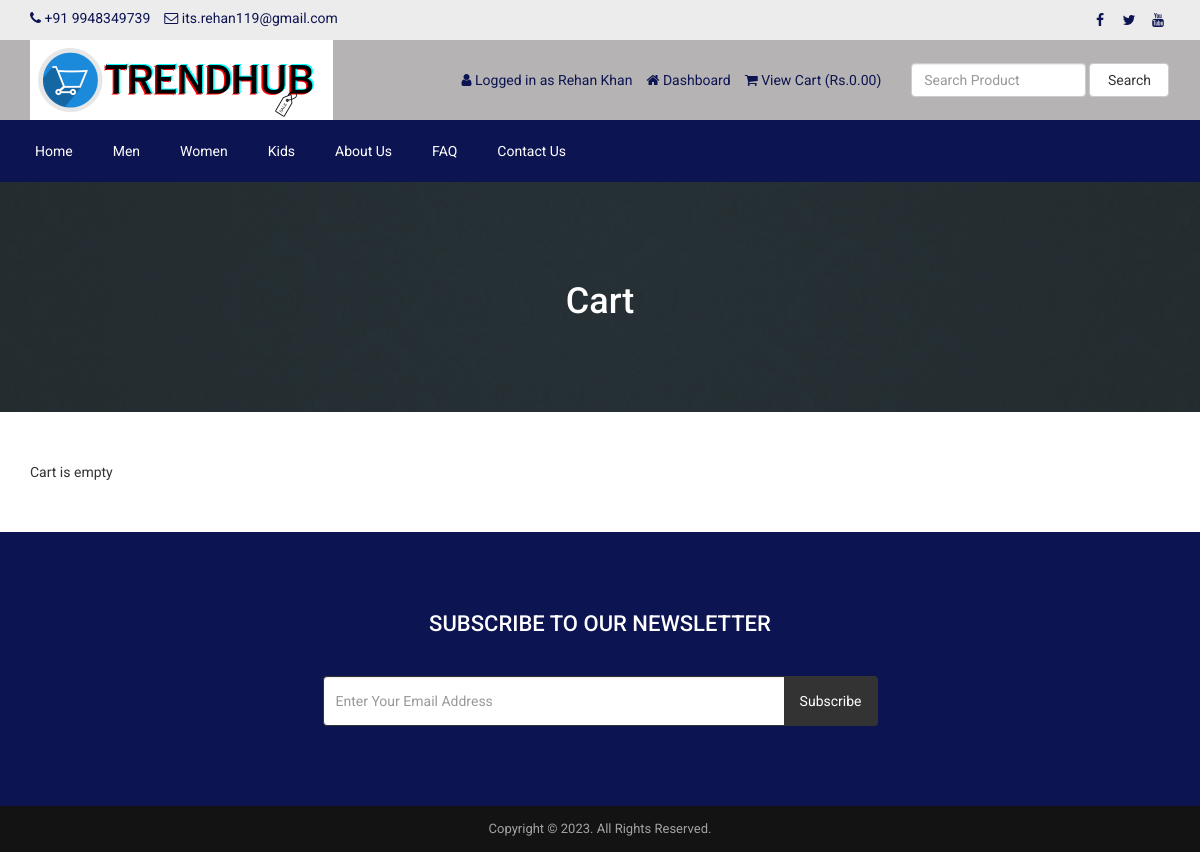
/cart.php (signed in), run on the app's committed database.
### tables this page shows
CREATE TABLE `tbl_settings` (
  `id` int(11) NOT NULL,
  `logo` varchar(255) NOT NULL,
  `favicon` varchar(255) NOT NULL,
  `footer_about` text NOT NULL,
  `footer_copyright` text NOT NULL,
  `contact_address` text NOT NULL,
  `contact_email` varchar(255) NOT NULL,
  `contact_phone` varchar(255) NOT NULL,
  `contact_fax` varchar(255) NOT NULL,
  `contact_map_iframe` text NOT NULL,
  `receive_email` varchar(255) NOT NULL,
  `receive_email_subject` varchar(255) NOT NULL,
  `receive_email_thank_you_message` text NOT NULL,
  `forget_password_message` text NOT NULL,
  `total_recent_post_footer` int(10) NOT NULL,
  `total_popular_post_footer` int(10) NOT NULL,
  `total_recent_post_sidebar` int(11) NOT NULL,
  `total_popular_post_sidebar` int(11) NOT NULL,
  `total_featured_product_home` int(11) NOT NULL,
  `total_latest_product_home` int(11) NOT NULL,
  `total_popular_product_home` int(11) NOT NULL,
  `meta_title_home` text NOT NULL,
  `meta_keyword_home` text NOT NULL,
  `meta_description_home` text NOT NULL,
  `banner_login` varchar(255) NOT NULL,
  `banner_registration` varchar(255) NOT NULL,
  `banner_forget_password` varchar(255) NOT NULL,
  `banner_reset_password` varchar(255) NOT NULL,
  `banner_search` varchar(255) NOT NULL,
  `banner_cart` varchar(255) NOT NULL,
  `banner_checkout` varchar(255) NOT NULL,
  `banner_product_category` varchar(255) NOT NULL,
  `banner_blog` varchar(255) NOT NULL,
  `cta_title` varchar(255) NOT NULL,
  `cta_content` text NOT NULL,
  `cta_read_more_text` varchar(255) NOT NULL,
  `cta_read_more_url` varchar(255) NOT NULL,
  `cta_photo` varchar(255) NOT NULL,
  `featured_product_title` varchar(255) NOT NULL,
  `featured_product_subtitle` varchar(255) NOT NULL,
  `latest_product_title` varchar(255) NOT NULL,
  `latest_product_subtitle` varchar(255) NOT NULL,
  `popular_product_title` varchar(255) NOT NULL,
  `popular_product_subtitle` varchar(255) NOT NULL,
  `testimonial_title` varchar(255) NOT NULL,
  `testimonial_subtitle` varchar(255) NOT NULL,
  `testimonial_photo` varchar(255) NOT NULL,
  `blog_title` varchar(255) NOT NULL,
  `blog_subtitle` varchar(255) NOT NULL,
  `newsletter_text` text NOT NULL,
  `paypal_email` varchar(255) NOT NULL,
  `stripe_public_key` varchar(255) NOT NULL,
  `stripe_secret_key` varchar(255) NOT NULL,
  `bank_detail` text NOT NULL,
  `before_head` text NOT NULL,
  `after_body` text NOT NULL,
  `before_body` text NOT NULL,
  `home_service_on_off` int(11) NOT NULL,
  `home_welcome_on_off` int(11) NOT NULL,
  `home_featured_product_on_off` int(11) NOT NULL,
  `home_latest_product_on_off` int(11) NOT NULL,
  `home_popular_product_on_off` int(11) NOT NULL,
  `home_testimonial_on_off` int(11) NOT NULL,
  `home_blog_on_off` int(11) NOT NULL,
  `newsletter_on_off` int(11) NOT NULL,
  `ads_above_welcome_on_off` int(1) NOT NULL,
  `ads_above_featured_product_on_off` int(1) NOT NULL,
  `ads_above_latest_product_on_off` int(1) NOT NULL,
  `ads_above_popular_product_on_off` int(1) NOT NULL,
  `ads_above_testimonial_on_off` int(1) NOT NULL,
  `ads_category_sidebar_on_off` int(1) NOT NULL
);

CREATE TABLE `tbl_social` (
  `social_id` int(11) NOT NULL,
  `social_name` varchar(30) NOT NULL,
  `social_url` varchar(255) NOT NULL,
  `social_icon` varchar(30) NOT NULL
);

CREATE TABLE `tbl_top_category` (
  `tcat_id` int(11) NOT NULL,
  `tcat_name` varchar(255) NOT NULL,
  `show_on_menu` int(1) NOT NULL
);

CREATE TABLE `tbl_page` (
  `id` int(11) NOT NULL,
  `about_title` varchar(255) NOT NULL,
  `about_content` text NOT NULL,
  `about_banner` varchar(255) NOT NULL,
  `about_meta_title` varchar(255) NOT NULL,
  `about_meta_keyword` text NOT NULL,
  `about_meta_description` text NOT NULL,
  `faq_title` varchar(255) NOT NULL,
  `faq_banner` varchar(255) NOT NULL,
  `faq_meta_title` varchar(255) NOT NULL,
  `faq_meta_keyword` text NOT NULL,
  `faq_meta_description` text NOT NULL,
  `blog_title` varchar(255) NOT NULL,
  `blog_banner` varchar(255) NOT NULL,
  `blog_meta_title` varchar(255) NOT NULL,
  `blog_meta_keyword` text NOT NULL,
  `blog_meta_description` text NOT NULL,
  `contact_title` varchar(255) NOT NULL,
  `contact_banner` varchar(255) NOT NULL,
  `contact_meta_title` varchar(255) NOT NULL,
  `contact_meta_keyword` text NOT NULL,
  `contact_meta_description` text NOT NULL,
  `pgallery_title` varchar(255) NOT NULL,
  `pgallery_banner` varchar(255) NOT NULL,
  `pgallery_meta_title` varchar(255) NOT NULL,
  `pgallery_meta_keyword` text NOT NULL,
  `pgallery_meta_description` text NOT NULL,
  `vgallery_title` varchar(255) NOT NULL,
  `vgallery_banner` varchar(255) NOT NULL,
  `vgallery_meta_title` varchar(255) NOT NULL,
  `vgallery_meta_keyword` text NOT NULL,
  `vgallery_meta_description` text NOT NULL
);

### cart.php (the view, shortened to what this page needs)
<?php require_once('header.php'); ?>
<?php
$statement = $pdo->prepare("SELECT * FROM tbl_settings WHERE id=1");
$statement->execute();
$result = $statement->fetchAll(PDO::FETCH_ASSOC);
foreach ($result as $row) {
    $banner_cart = $row['banner_cart'];
}
?>
<div class="page-banner" style="background-image: url(assets/uploads/<?php echo $banner_cart; ?>)">
    <div class="overlay"></div>
    <div class="page-banner-inner">
        <h1><?php echo "Cart"; ?></h1>
    </div>
</div>
<div class="page">
	<div class="container">
		<div class="row">
			<div class="col-md-12">
                <?php if(!isset($_SESSION['cart_p_id'])): ?>
                    <?php echo 'Cart is empty'; ?>
                <?php endif; ?>
			</div>
		</div>
	</div>
</div>
<?php require_once('footer.php'); ?>

### header.php (shortened to what this page needs)
<?php
include("admin/inc/config.php");
$statement = $pdo->prepare("SELECT * FROM tbl_settings WHERE id=1");
$statement->execute();
$result = $statement->fetchAll(PDO::FETCH_ASSOC);
foreach ($result as $row)
{
	$logo = $row['logo'];
	$contact_email = $row['contact_email'];
	$contact_phone = $row['contact_phone'];
}
?>
<!DOCTYPE html>
<html lang="en">
<head>
	<link rel="stylesheet" href="assets/css/bootstrap.min.css">
	<link rel="stylesheet" href="assets/css/font-awesome.min.css">
	<link rel="stylesheet" href="assets/css/owl.carousel.min.css">
	<link rel="stylesheet" href="assets/css/owl.theme.default.min.css">
	<link rel="stylesheet" href="assets/css/jquery.bxslider.min.css">
    <link rel="stylesheet" href="assets/css/magnific-popup.css">
    <link rel="stylesheet" href="assets/css/rating.css">
	<link rel="stylesheet" href="assets/css/spacing.css">
	<link rel="stylesheet" href="assets/css/bootstrap-touch-slider.css">
	<link rel="stylesheet" href="assets/css/animate.min.css">
	<link rel="stylesheet" href="assets/css/tree-menu.css">
	<link rel="stylesheet" href="assets/css/select2.min.css">
	<link rel="stylesheet" href="assets/css/main.css">
	<link rel="stylesheet" href="assets/css/responsive.css">
	<?php
	$statement = $pdo->prepare("SELECT * FROM tbl_page WHERE id=1");
	$statement->execute();
	$result = $statement->fetchAll(PDO::FETCH_ASSOC);
		?>
</head>
<body>
<div class="top">
	<div class="container">
		<div class="row">
			<div class="col-md-6 col-sm-6 col-xs-12">
				<div class="left">
					<ul>
						<li><i class="fa fa-phone"></i> <?php echo $contact_phone; ?></li>
						<li><i class="fa fa-envelope-o"></i> <?php echo $contact_email; ?></li>
					</ul>
				</div>
			</div>
			<div class="col-md-6 col-sm-6 col-xs-12">
				<div class="right">
					<ul>
						<?php
						$statement = $pdo->prepare("SELECT * FROM tbl_social");
						$statement->execute();
						$result = $statement->fetchAll(PDO::FETCH_ASSOC);
						foreach ($result as $row) {
							?>
							<?php if($row['social_url'] != ''): ?>
							<li><a href="<?php echo $row['social_url']; ?>"><i class="<?php echo $row['social_icon']; ?>"></i></a></li>
							<?php endif; ?>
							<?php
						}
						?>
					</ul>
				</div>
			</div>
		</div>
	</div>
</div>
<div class="header">
	<div class="container">
		<div class="row inner" >
			<div class="col-md-4 logo">
				<a href="index.php"><img src="assets/uploads/<?php echo $logo; ?>" alt="logo image"></a>
			</div>
			<div class="col-md-5 right">
				<ul>
					<?php
					if(isset($_SESSION['customer'])) {
						?>
						<li><i class="fa fa-user"></i> <?php echo "Logged in as" ?> <?php echo $_SESSION['customer']['cust_name']; ?></li>
						<li><a href="dashboard.php"><i class="fa fa-home"></i> <?php echo "Dashboard" ?></a></li>
						<?php
					} else {
						?>
						<li><a href="login.php"><i class="fa fa-sign-in"></i> <?php echo "Login" ?></a></li>
						<li><a href="registration.php"><i class="fa fa-user-plus"></i> <?php echo "Register" ?></a></li>
						<?php
					}
					?>
					<li><a href="cart.php"><i class="fa fa-shopping-cart"></i> <?php echo "View Cart" ?> (<?php echo "Rs." ?><?php
					if(isset($_SESSION['cart_p_id'])) {
						$table_total_price = 0;
						$i=0;
	                    foreach($_SESSION['cart_p_qty'] as $key => $value)
	                    {
	                        $i++;
	                        $arr_cart_p_qty[$i] = $value;
	                    }                    $i=0;
	                    foreach($_SESSION['cart_p_current_price'] as $key => $value)
	                    {
	                        $i++;
	                        $arr_cart_p_current_price[$i] = $value;
	                    }
	                    for($i=1;$i<=count($arr_cart_p_qty);$i++) {
	                    	$row_total_price = $arr_cart_p_current_price[$i]*$arr_cart_p_qty[$i];
	                        $table_total_price = $table_total_price + $row_total_price;
	                    }
						echo $table_total_price;
					} else {
						echo '0.00';
					}
					?>)</a></li>
				</ul>
			</div>
			<div class="col-md-3 search-area">
				<form class="navbar-form navbar-left" role="search" action="search-result.php" method="get">
					<div class="form-group">
						<input type="text" class="form-control search-top" placeholder="<?php echo "Search Product" ?>" name="search_text">
					</div>
					<button type="submit" class="btn btn-default"><?php echo "Search" ?></button>
				</form>
			</div>
		</div>
	</div>
</div>
<div class="nav">
	<div class="container">
		<div class="row">
			<div class="col-md-12 pl_0 pr_0">
				<div class="menu-container">
					<div class="menu">
						<ul>
							<li><a href="index.php">Home</a></li>
							<?php
							$statement = $pdo->prepare("SELECT * FROM tbl_top_category WHERE show_on_menu=1");
							$statement->execute();
							$result = $statement->fetchAll(PDO::FETCH_ASSOC);
							foreach ($result as $row) {
								?>
								<li><a href="product-category.php?id=<?php echo $row['tcat_id']; ?>&type=top-category"><?php echo $row['tcat_name']; ?></a>
								</li>
								<?php
							}
							?>
							<?php
							$statement = $pdo->prepare("SELECT * FROM tbl_page WHERE id=1");
							$statement->execute();
							$result = $statement->fetchAll(PDO::FETCH_ASSOC);
							foreach ($result as $row) {
								$about_title = $row['about_title'];
								$faq_title = $row['faq_title'];
								$contact_title = $row['contact_title'];
							}
							?>
							<li><a href="about.php"><?php echo $about_title; ?></a></li>
							<li><a href="faq.php"><?php echo $faq_title; ?></a></li>
							<li><a href="contact.php"><?php echo $contact_title; ?></a></li>
						</ul>
					</div>
				</div>
			</div>
		</div>
	</div>
</div>

### footer.php (shortened to what this page needs)
<?php
$statement = $pdo->prepare("SELECT * FROM tbl_settings WHERE id=1");
$statement->execute();
$result = $statement->fetchAll(PDO::FETCH_ASSOC);
foreach ($result as $row)
{
	$footer_copyright = $row['footer_copyright'];
    $newsletter_on_off = $row['newsletter_on_off'];
}
?>
<?php if($newsletter_on_off == 1): ?>
<section class="home-newsletter">
	<div class="container">
		<div class="row">
			<div class="col-md-6 col-md-offset-3">
				<div class="single">
				<form action="" method="post">
					<h2><?php echo "Subscribe To Our Newsletter" ?></h2>
					<div class="input-group">
			        	<input type="email" class="form-control" placeholder="<?php echo "Enter Your Email Address" ?>" name="email_subscribe">
			         	<span class="input-group-btn">
			         	<button class="btn btn-theme" type="submit" name="form_subscribe"><?php echo "Subscribe" ?></button>
			         	</span>
			        </div>
				</div>
			</div>
		</div>
	</div>
</section>
<?php endif; ?>
<div class="footer-bottom">
	<div class="container">
		<div class="row">
			<div class="col-md-12 copyright">
				<?php echo $footer_copyright; ?>
			</div>
		</div>
	</div>
</div>
</body>
</html>

### assets/css/main.css (style rules this page uses)
* { margin: 0; padding: 0; }
body { font-family: 'Roboto', sans-serif; font-size: 14px; }
h1, h2, h3, h4, h5, h6 { font-family: 'Roboto', sans-serif; }
a { text-decoration: none; }
.top { width: 100%; height: 40px; background: #ececec; }
.top .left { float: left; }
.top .left ul { padding-top: 8px; }
.top .left ul li { list-style-type: none; float: left; margin-right: 14px; color: #0d1452; }
.top .left ul li i { color: #0d1452; }
.top .right { float: right; }
.top .right ul { padding-top: 8px; }
.top .right ul li { list-style-type: none; float: left; margin-left: 5px; }
.top .right ul li a { color: #0d1452; width: 24px; height: 24px; line-height: 24px; text-align: center; border-radius: 50%; display: block; transition: all 0.4s ease; }
.header { width: 100%; height: auto; background: #b5b3b3; }
.header .inner { height: auto; display: table; }
.header .logo { float: none; display: table-cell; vertical-align: middle; }
.header .logo img { max-width: 100%; height: 80px; }
.header .navbar-form .form-control { width: 300px; }
.header .search-area { float: none; display: table-cell; vertical-align: middle; }
.header .search-area .form-group { width: calc(100% - 84px); }
.header .search-area button { width: 80px; }
.header .search-area form { width: 100%; }
.header .right { float: none; display: table-cell; vertical-align: middle; padding-right: 0; }
.header .right ul { float: right; margin-bottom: 0; }
.header .right ul li { list-style-type: none; float: left; margin-left: 14px; color: #0d1452; }
.header .right ul li a { color: #0d1452; }
.header .navbar-form .search-top { width: 100%; }
.nav { background: #0d1452; }
.menu-container { width: 100%; margin: 0 auto; background: #0d1452; }
.menu-dropdown-icon:before { content: "\f067"; font-family: "FontAwesome"; display: none; cursor: pointer; float: right; padding: 1.5em 2em; background: #fff; color: #333; }
.menu > ul { margin: 0 auto; width: 100%; list-style: none; padding: 0; position: relative; box-sizing: border-box; }
.menu > ul:before, .menu > ul:after { content: ""; display: table; }
.menu > ul:after { clear: both; }
.menu > ul > li { float: left; padding: 0; margin: 0; }
.menu > ul > li a { text-decoration: none; padding: 1.5em 20px; display: block; color: #fff; }
.footer-bottom { width: 100%; height: auto; background: #141314; padding: 14px 0; }
.footer-bottom .copyright { font-size: 13px; color: #a3a3a3; text-align: center; }
.page-banner { width: 100%; height: auto; background-repeat: no-repeat; background-position: center center; -webkit-background-size: cover; background-size: cover; position: relative; padding-top: 80px; padding-bottom: 80px; overflow: hidden; }
.page-banner .overlay { position: absolute; left: 0; top: 0; width: 100%; height: 100%; opacity: 0.7; background: #333; }
.page-banner h1 { color: #fff; text-align: center; z-index: 999; position: relative; }
.page { width: 100%; height: auto; padding-top: 50px; padding-bottom: 50px; }
.home-newsletter { padding: 80px 0; background: #0d1452; }
.home-newsletter .single { max-width: 650px; margin: 0 auto; text-align: center; position: relative; z-index: 2; }
.home-newsletter .single h2 { font-size: 22px; color: white; text-transform: uppercase; margin-bottom: 40px; margin-top: 0; }
.home-newsletter .single .form-control { height: 50px; border-color: #333; outline: none; }
.home-newsletter .single .btn { min-height: 50px; background: #333; color: #fff; padding-left: 15px; padding-right: 15px; }

### assets/css/responsive.css (style rules this page uses)
@media only screen and (min-width: 992px) { .header .inner { width: 100%; } }
@media only screen and (min-width: 992px) { .header .search-area { padding-right: 0; } }
@media only screen and (min-width: 992px) { .header .search-area form { padding-right: 0; } }
@media only screen and (min-width: 992px) { .header .container { padding-right: 0; } }

### data on the page
tbl_settings: contact_phone "+91 9948349739", contact_email "its.rehan119@gmail.com", logo (picture), banner_cart (picture), footer_copyright "Copyright © 2023. All Rights Reserved."
tbl_top_category: tcat_name "Men"
tbl_top_category: tcat_name "Women"
tbl_top_category: tcat_name "Kids"
tbl_page: about_title "About Us", faq_title "FAQ", contact_title "Contact Us"

### other printed values
$_SESSION['customer']['cust_name'] "Rehan Khan"
